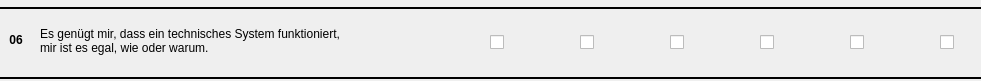
   <widget class="QWidget" name="item6" native="true">
    <property name="geometry">
     <rect>
      <x>0</x>
      <y>610</y>
      <width>981</width>
      <height>81</height>
     </rect>
    </property>
    <widget class="QLabel" name="label_27">
     <property name="geometry">
      <rect>
       <x>40</x>
       <y>0</y>
       <width>491</width>
       <height>81</height>
      </rect>
     </property>
     <property name="text">
      <string>Es genügt mir, dass ein technisches System funktioniert,
mir ist es egal, wie oder warum.</string>
     </property>
    </widget>
    <widget class="QLabel" name="label_28">
     <property name="geometry">
      <rect>
       <x>6</x>
       <y>30</y>
       <width>20</width>
       <height>20</height>
      </rect>
     </property>
     <property name="font">
      <font>
       <weight>75</weight>
       <bold>true</bold>
      </font>
     </property>
     <property name="text">
      <string>06</string>
     </property>
     <property name="alignment">
      <set>Qt::AlignCenter</set>
     </property>
    </widget>
    <widget class="QCheckBox" name="i6cb1">
     <property name="geometry">
      <rect>
       <x>490</x>
       <y>30</y>
       <width>21</width>
       <height>24</height>
      </rect>
     </property>
     <property name="text">
      <string/>
     </property>
    </widget>
    <widget class="QCheckBox" name="i6cb2">
     <property name="geometry">
      <rect>
       <x>580</x>
       <y>30</y>
       <width>21</width>
       <height>24</height>
      </rect>
     </property>
     <property name="text">
      <string/>
     </property>
    </widget>
    <widget class="QCheckBox" name="i6cb3">
     <property name="geometry">
      <rect>
       <x>670</x>
       <y>30</y>
       <width>21</width>
       <height>24</height>
      </rect>
     </property>
     <property name="text">
      <string/>
     </property>
    </widget>
    <widget class="QCheckBox" name="i6cb4">
     <property name="geometry">
      <rect>
       <x>760</x>
       <y>30</y>
       <width>21</width>
       <height>24</height>
      </rect>
     </property>
     <property name="text">
      <string/>
     </property>
    </widget>
    <widget class="QCheckBox" name="i6cb5">
     <property name="geometry">
      <rect>
       <x>850</x>
       <y>30</y>
       <width>21</width>
       <height>24</height>
      </rect>
     </property>
     <property name="text">
      <string/>
     </property>
    </widget>
    <widget class="QCheckBox" name="i6cb6">
     <property name="geometry">
      <rect>
       <x>940</x>
       <y>30</y>
       <width>21</width>
       <height>24</height>
      </rect>
     </property>
     <property name="text">
      <string/>
     </property>
    </widget>
    <widget class="Line" name="line_17">
     <property name="geometry">
      <rect>
       <x>0</x>
       <y>0</y>
       <width>981</width>
       <height>16</height>
      </rect>
     </property>
     <property name="frameShadow">
      <enum>QFrame::Plain</enum>
     </property>
     <property name="lineWidth">
      <number>2</number>
     </property>
     <property name="orientation">
      <enum>Qt::Horizontal</enum>
     </property>
    </widget>
    <widget class="Line" name="line_18">
     <property name="geometry">
      <rect>
       <x>0</x>
       <y>70</y>
       <width>981</width>
       <height>16</height>
      </rect>
     </property>
     <property name="frameShadow">
      <enum>QFrame::Plain</enum>
     </property>
     <property name="lineWidth">
      <number>2</number>
     </property>
     <property name="orientation">
      <enum>Qt::Horizontal</enum>
     </property>
    </widget>
   </widget>
